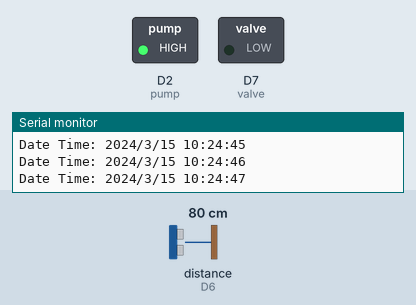
Simulated run of this sketch. Board: ESP8266 (NodeMCU). On the bench: switched loads named in the sketch (green lamp = pin HIGH), the last lines printed to the serial monitor. The test bench sets the inputs (shaded band); at power-on: distance to the obstacle (sensor on D6) 80 cm. The echo pulse lasts 58.3 µs per cm; the local clock reads 2024-03-15 10:24:30 at power-on unless the sketch sets it; pins used as bus, display or sensor lines are not drawn.

Above: at 18.0 s.
18.1 s: distance to the obstacle (sensor on D6) set to 43 cm
33.4 s: distance to the obstacle (sensor on D6) set to 37 cm
At 42.1 s:
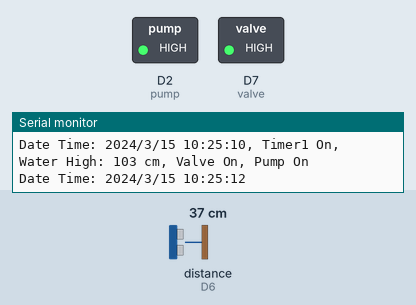
48.7 s: distance to the obstacle (sensor on D6) set to 23 cm
64.0 s: distance to the obstacle (sensor on D6) set to 18 cm
At 71.9 s:
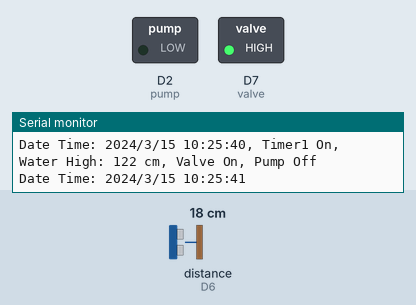
Timing chart, 0 to 73.4 s (numbered marks = the images above; inputs shaded):
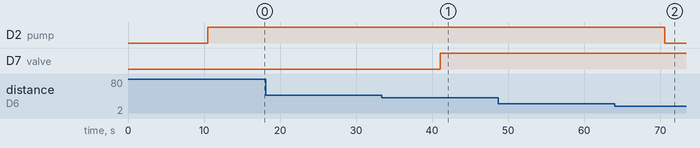

Measured:
- the behaviour switches between 40 and 39 cm on distance to the obstacle (sensor on D6) (found by bisection; images 0 and 1)
- the behaviour switches between 21 and 20 cm on distance to the obstacle (sensor on D6) (found by bisection; images 1 and 2)
- after the input at 33.4 s, D7 (valve): LOW → HIGH after 7.7 s
- after the input at 64.0 s, D2 (pump): HIGH → LOW after 6.6 s

The sketch:

FarmAngleSystemV1.ino
```cpp
/* Farm Angel System
 * 20210127
 * By Khanchai Wongsit
 */

#include <Wire.h>
#include "DS3231.h"

RTClib RTC;


/* Sensor */
const int ult_trig = D5;  //D5
const int ult_echo = D6;  //D6

/*  Load */
const int pump = D2;   //D2
const int valve = D7;   //D3

/* Water Level (cm.)*/
const int tank_high = 140;
const int water_low = 50;
const int water_high = 120;

/* Function */
long microsecondsToCentimeters(long microseconds);
long check_water(void);
void Timer1(int Tnow,int Ton,int Toff);
void pump_on(void);
void pump_off(void);
void valve_on(void);
void valve_off(void);


void setup () {
    Serial.begin(57600);
    Wire.begin();

    //INPUT
  pinMode(ult_trig, OUTPUT);
  pinMode(ult_echo, INPUT);
  //OUTPUT
  pinMode(pump, OUTPUT);
  pinMode(valve, OUTPUT);
}

void loop () {
  //Initial Load
  Serial.println("Initial...");
  pump_off();
  valve_off();
  delay(5000);
  Serial.println("System Start... ");

    /* ==== MAIN PROGRAM ==== */
  while(true){
    /* Print Time */
    delay(1000);
    DateTime now = RTC.now();
    if(now.hour()!= 165){ /* Check RTC Operating */
      Serial.print("Date Time: ");
      Serial.print(now.year(), DEC);
      Serial.print('/');
      Serial.print(now.month(), DEC);
      Serial.print('/');
      Serial.print(now.day(), DEC);
      Serial.print(' ');
      Serial.print(now.hour(), DEC);
      Serial.print(':');
      Serial.print(now.minute(), DEC);
      Serial.print(':');
      Serial.print(now.second(), DEC);
      //Serial.println();
      //check_water();

      if((now.second()%10) == 0){
        Timer1(now.hour(),10,15);  /* call Timer1 Control Operation */
      }else{
        Serial.println();
      }
    }else{  /* RTC Not found */
      Serial.println("RTC not found ! ,Off Pump and Valve. please check RTC device");
      pump_off();
      valve_off();
    }
  }//time
}

long microsecondsToCentimeters(long microseconds)
{
  // The speed of sound is 340 m/s or 29 microseconds per centimeter.
  // The ping travels out and back, so to find the distance of the
  // object we take half of the distance travelled.
  return microseconds / 29 / 2;
}


long check_water(void){
 long duration, cm, water_level;

  digitalWrite(ult_trig, LOW);
  delayMicroseconds(2);
  digitalWrite(ult_trig, HIGH);
  delayMicroseconds(5);
  digitalWrite(ult_trig, LOW);
  pinMode(ult_echo, INPUT);
  duration = pulseIn(ult_echo, HIGH);

  cm =  microsecondsToCentimeters(duration);

  if(cm > 4 && cm < tank_high){
    water_level = tank_high - cm;
  }else{
    water_level = 0;
  }

  Serial.print(", Water High: ");
  Serial.print(water_level);
  Serial.print(" cm");
  //Serial.println();
  delay(500);
  return water_level;
}
 /* ontrol Pump and Valve */
void Timer1(int Tnow,int Ton,int Toff){
  long water_level = 0;

  if((Tnow >= Ton)&&(Tnow <= Toff)){
    Serial.print(", Timer1 On");
    water_level = check_water();  /* Check water level */
    /* Control Val */
    if((water_level > water_low+50)){
      Serial.print(", Valve On");
      valve_on();
    }
    if((water_level < water_low)){
      Serial.print(", Valve Off");
      valve_off();
    }
    /* Control pump */
    if(water_level >= water_high){
      Serial.println(", Pump Off");
      pump_off();
    }else{
      Serial.println(", Pump On");
      pump_on();
    }
  }else{
    Serial.print(", Timer1 Off");
    water_level = check_water();  /* Check water level */
    if(water_level >= water_low){
      Serial.print(", Valve On");
      valve_on();
    }else{
      Serial.print(", Valve Off");
      valve_off();
    }
    Serial.println(", Pump Off");
    pump_off();
  }
}

void pump_on(void){
  digitalWrite(pump,HIGH);
}

void pump_off(void){
  digitalWrite(pump,LOW);
}

void valve_on(void){
  digitalWrite(valve,HIGH);
}
void valve_off(void){
  digitalWrite(valve,LOW);
}
```
